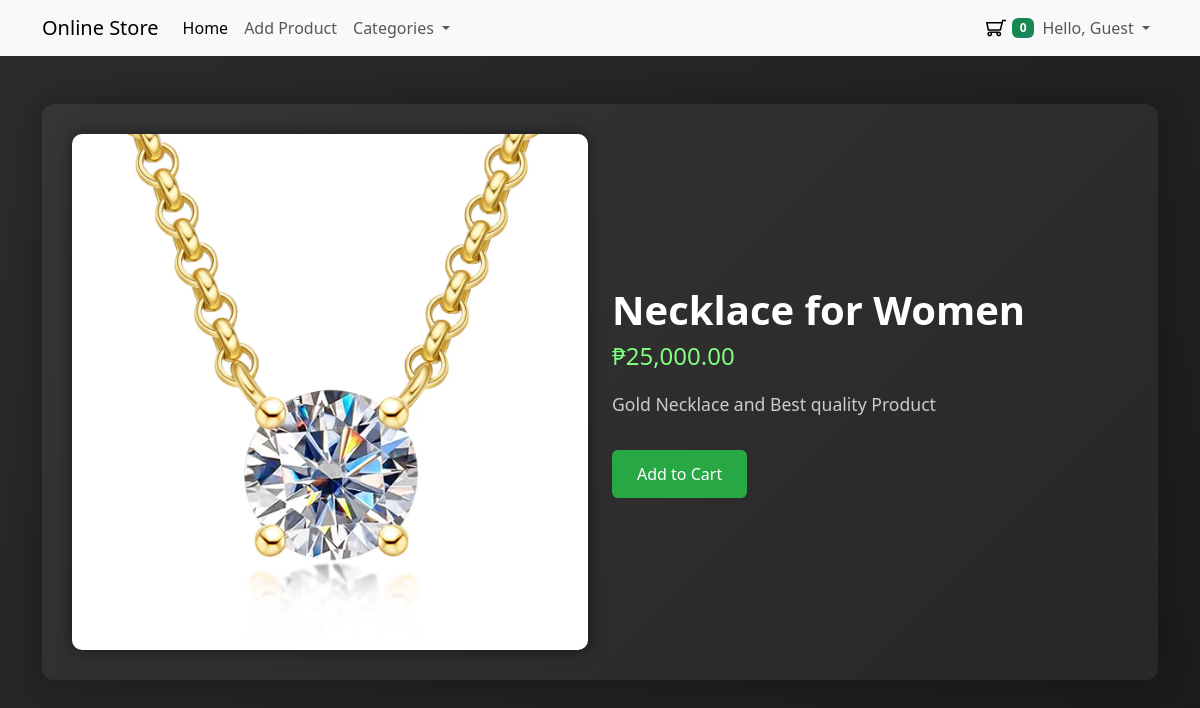
The page /product.php?id=4 on the database its author committed.
### tables this page shows
CREATE TABLE `products` (
  `id` int(11) NOT NULL,
  `category_id` int(11) NOT NULL,
  `name` varchar(255) NOT NULL,
  `description` text DEFAULT NULL,
  `price` decimal(10,2) NOT NULL,
  `slug` varchar(255) NOT NULL,
  `image_path` varchar(255) DEFAULT NULL,
  `created_at` timestamp NOT NULL DEFAULT current_timestamp(),
  `updated_at` timestamp NOT NULL DEFAULT current_timestamp() ON UPDATE current_timestamp()
);

### app/includes/database.php (called while the page is built, shortened)
<?php
class Database {
    private $host = "localhost";
    private $db_name = "ecommerce-website";
    private $username = "root";
    private $password = "";
    protected $conn;
    public function __construct() {
        try {
            $this->conn = new \PDO("mysql:host=" . $this->host . ";dbname=" . $this->db_name, $this->username, $this->password);
            $this->conn->setAttribute(\PDO::ATTR_ERRMODE, \PDO::ERRMODE_EXCEPTION);
        } catch (\PDOException $e) {
            die("Connection failed: " . $e->getMessage());
        }
    }
    public function getConnection() {
        return $this->conn;
    }
}

### app/models/Product.php (called while the page is built, shortened)
<?php
class Product extends Database
{
    private $db;
    public function __construct()
    {
        $this->db = $this->getConnection();
    }
    public function getById($id)
    {
        $sql = "SELECT * FROM products WHERE id = :id";
        $stmt = $this->db->prepare($sql);
        $stmt->execute([
            'id' => $id
        ]);
        return $stmt->fetch(\PDO::FETCH_ASSOC);
    }
}

### product.php (the view, shortened to what this page needs)
<?php
$productId = $_GET['id'];
$products = new Product();
$product = $products->getById($productId);
$amounLocale = 'en_PH';
$pesoFormatter = new NumberFormatter($amounLocale, NumberFormatter::CURRENCY);
?>
<div class="container my-5">
    <div class="product-container">
        <div class="row align-items-center">
            <div class="col-md-6 mb-4 mb-md-0">
                <img src="<?php echo htmlspecialchars($product['image_path']); ?>" alt="Product Image" class="product-image img-fluid">
            </div>
            <div class="col-md-6">
                <h1 class="product-title"><?php echo htmlspecialchars($product['name']); ?></h1>
                <h4 class="product-price"><?php echo $pesoFormatter->formatCurrency($product['price'], 'PHP'); ?></h4>
                <p class="product-description"><?php echo htmlspecialchars($product['description']); ?></p>
                <a href="cart.php?product_id=<?php echo $product['id'] ?>" class="btn btn-success mt-3">Add to Cart</a>
            </div>
        </div>
    </div>
</div>

### assets/css/styles.css (style rules this page uses)
.store-body { background-color: #e2e2e2 }

### product.php (style rules this page uses)
body { background: linear-gradient(135deg, #2c2c2c, #1b1b1b); color: #e0e0e0; }
.product-container { background-color: rgba(255, 255, 255, 0.05); border-radius: 12px; padding: 30px; box-shadow: 0 0 30px rgba(0, 0, 0, 0.3); }
.product-image { border-radius: 10px; box-shadow: 0 0 15px rgba(0,0,0,0.5); width: 100%; height: auto; object-fit: cover; }
.product-title { font-size: 2.5rem; font-weight: bold; color: #ffffff; }
.product-price { font-size: 1.5rem; color: #80ff80; margin-bottom: 20px; }
.product-description { font-size: 1.1rem; color: #cccccc; }
.btn-success { background-color: #28a745; border: none; padding: 12px 25px; font-size: 1rem; transition: background-color 0.3s ease; }

### rows shown on the page
products: image_path (picture), name "Necklace for Women", price "₱25,000.00", description "Gold Necklace and Best quality Product"

### other values the page prints
countCart() "0"
